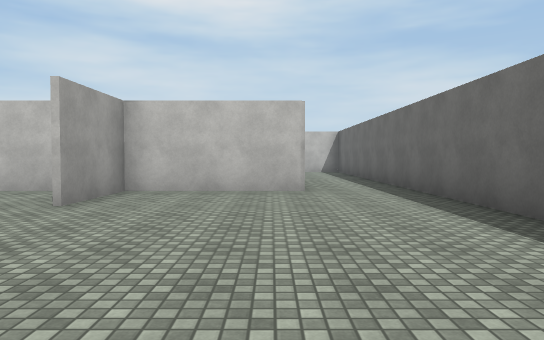
View 1 (above)

24 first-person views from a walk through a 3-D level made in the Unity game engine. The camera is 1.3 m above the floor, tilts 2° down and sees 70° across. The floor is counted in squares, 2.25 m on a side. Each view is taken from the middle of a square. On the plan, view 1 faces up. The plan holds only what a view shows up to about 10 squares ahead; the rest is blank. The place goes on beyond the plan. The player is left out. Surface patterns are stand-ins for the level's own textures.

View 2
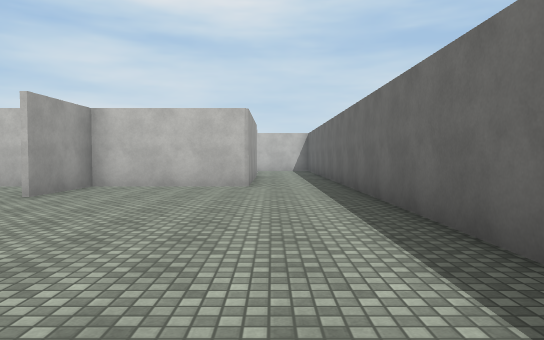

View 3
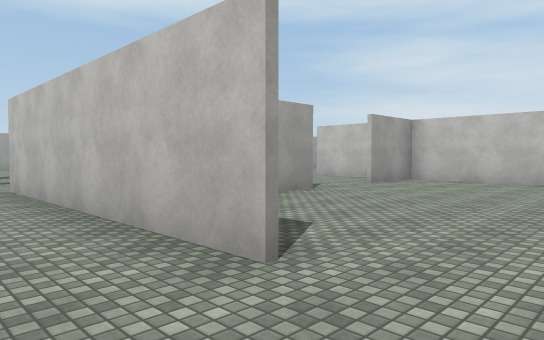

View 4
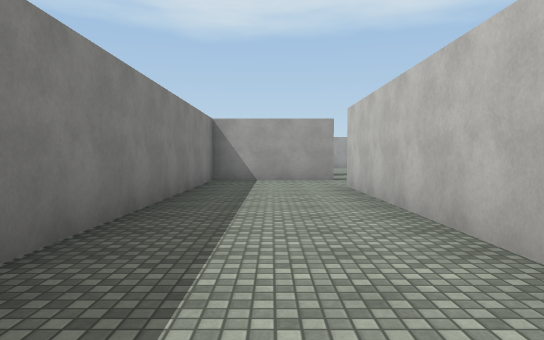

View 5
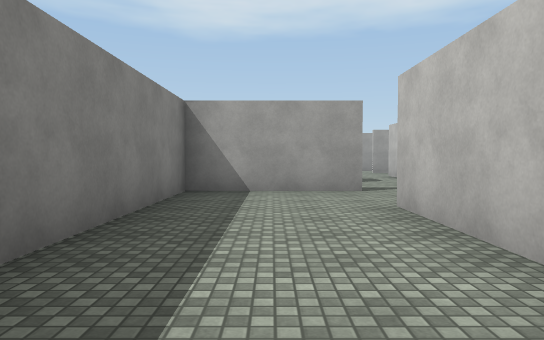

View 6
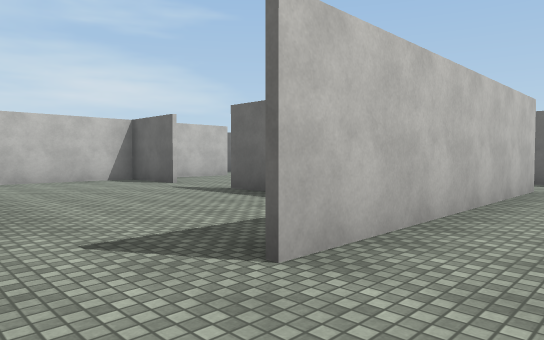

View 7
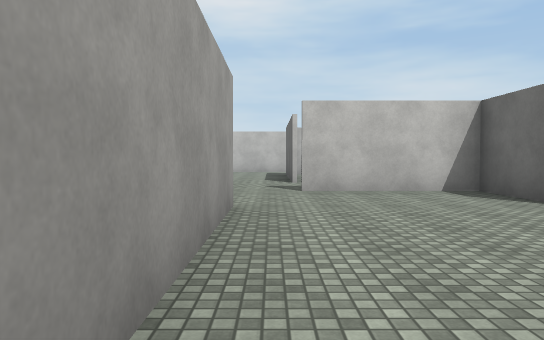

View 8
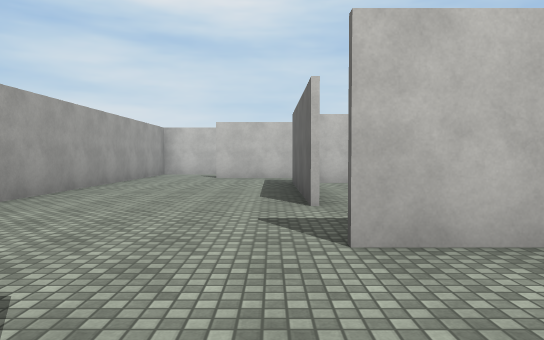

View 9
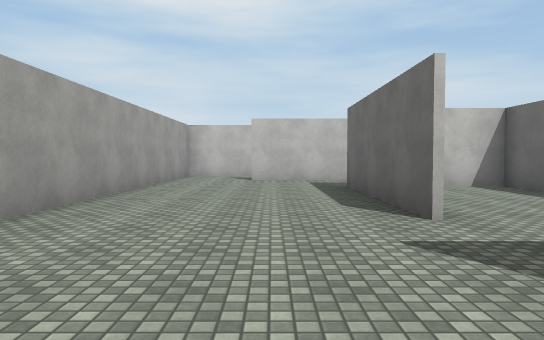

View 10
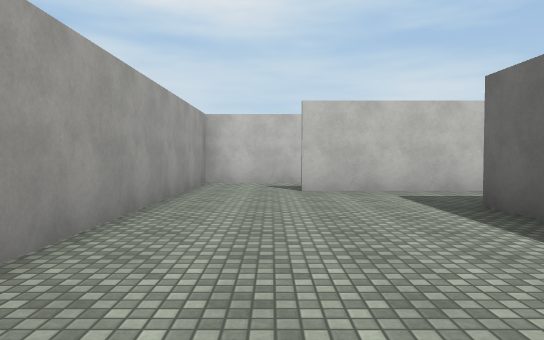

View 11
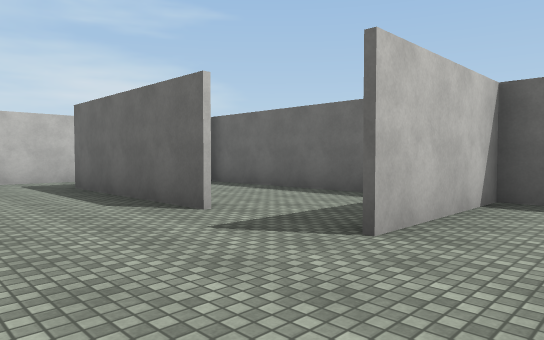

View 12
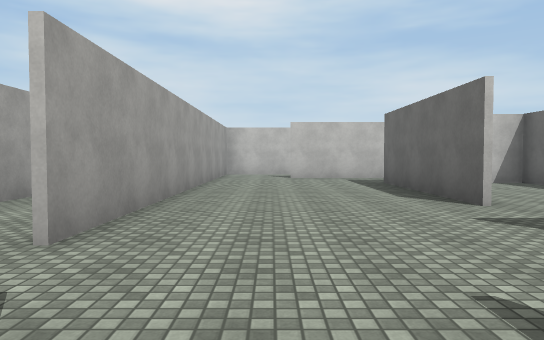

View 13
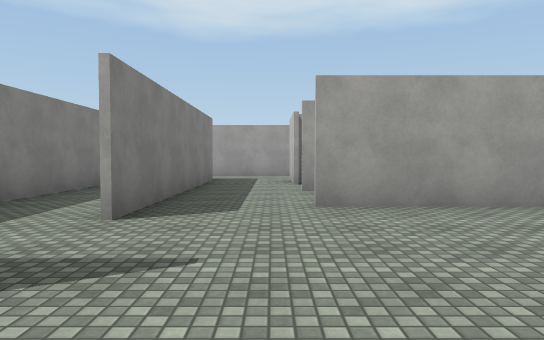

View 14
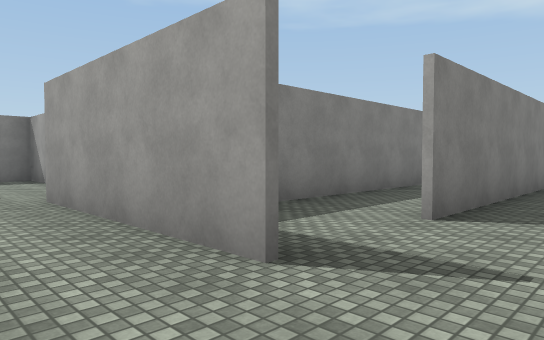

View 15
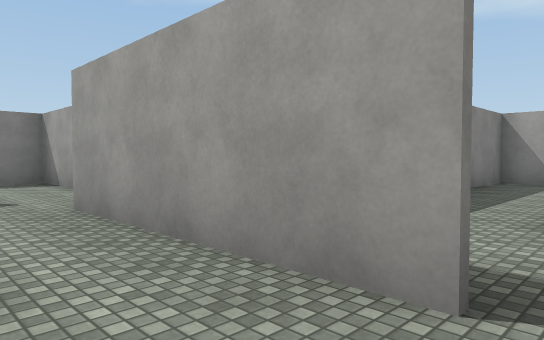

View 16
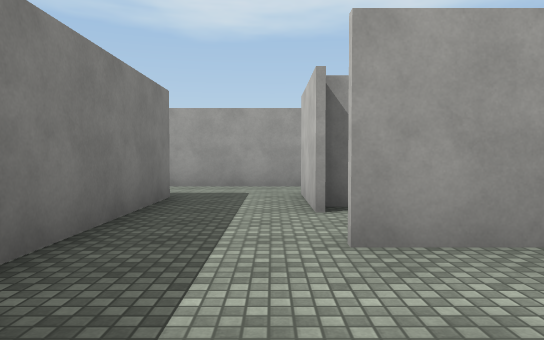

View 17
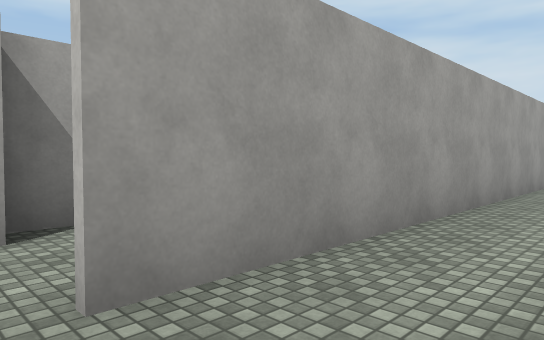

View 18
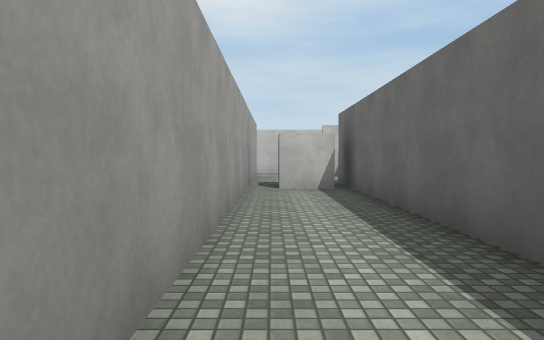

View 19
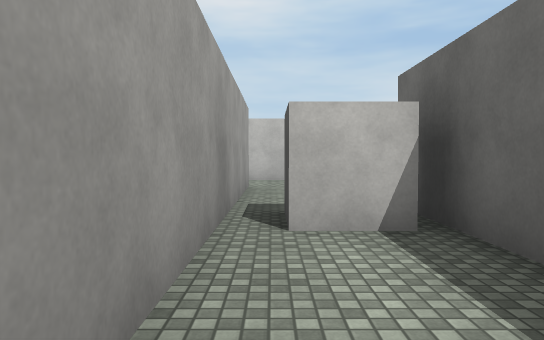

View 20
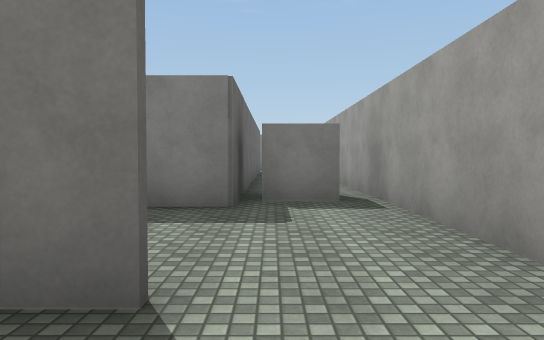

View 21
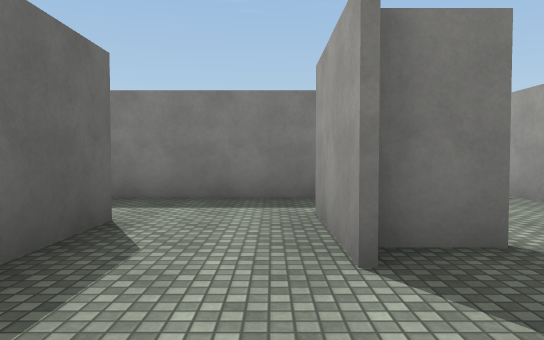

View 22
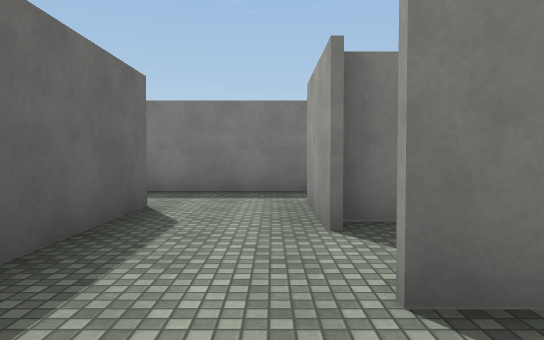

View 23
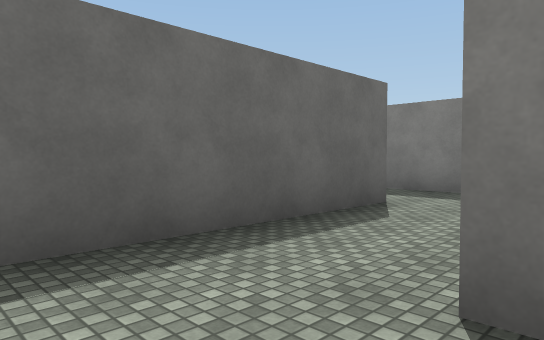

View 24
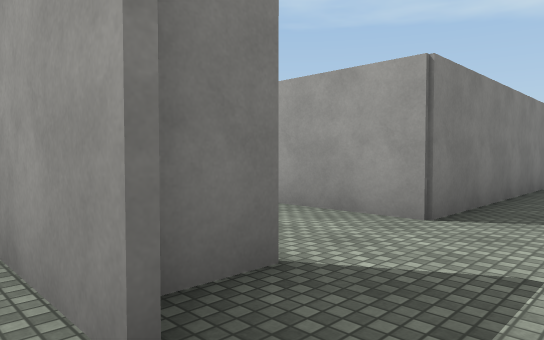

### Floor plan
Points are (right, up) in squares from view 1. A wall is a line through its corners. A room is listed if a view was taken in it or the views show most of it. See-through windows are left out.
Room 1 (view 1)
walls: (-2.4, 6.5) (-2.4, 4.5); (-2.4, 2.5) (-2.4, 1.5); (0.5, 8.9) (0.5, 6.5) (-3, 6.5); (2.5, 1) (2.5, 10.1)
ways out: opening at (-3, 3.5) to room 2; opening at (1.5, -1) to room 2
Room 2 (views 2, 3, 4, 5, 6, 7, 8, 9, 10, 11, 13, 14, 15, 16)
walls: (-6.5, 4.6) (-6.5, 0.5); (-2.5, 4.5) (-2.5, 6.5); (-3, 6.5) (-5.5, 6.5); (-2.5, 1.5) (-2.5, 2.5); (-9.5, 4.5) (-8.5, 4.5); (-5.5, 8.5) (-5.5, 12.5); (-7.5, -1.4) (-7.5, -4.4) (0, -4.4); (0.5, -1.5) (-5.5, -1.5); (-4.4, 14.4) (-7.5, 14.4); (-9.4, 15.4) (-9.4, 6.5); (-8.5, 16.4) (-9.4, 16.4)
ways out: opening at (-3, 3.5) to room 1; opening at (1.5, -1) to room 1; opening at (-8, 5) to room 3; opening at (-10, 6) to room 4; opening at (-5, 8) to room 7; opening at (-8, -0.5); opening at (-8, 16)
Room 3 (view 12)
walls: (-14.5, 2.6) (-8.5, 2.6)
ways out: opening at (-8, 5) to room 2
Room 4 (views 17, 18, 19, 20)
walls: (-11.4, 19.6) (-11.4, 6.5); (-9.5, 10) (-9.5, 16.5); (-10.6, 21.4) (-11.6, 21.4); (-11.5, 4.5) (-9.5, 4.5)
ways out: opening at (-10, 6) to room 2; opening at (-9, 21) to room 6; opening at (-11, 6) to room 8; gap at (-9, 18) to room 9; opening at (-11, 21)
objects: cube (-10, 15) to (-10, 16)
Room 5 (views 21, 22, 23)
walls: (-9.1, 21.5) (-8.5, 21.5); (-6.6, 21.4) (-6.6, 22.6)
ways out: opening at (-8, 22) to room 6
Room 6 (view 24)
walls: (-8.5, 20.1) (-8.5, 18); (-9.6, 19.6) (-8.6, 19.6); (-6.6, 18.5) (-6.6, 21.4)
ways out: opening at (-9, 21) to room 4; opening at (-8, 22) to room 5; opening at (-8, 19.5) to room 9
Room 7 (no view inside)
walls: (-2.5, 8.4) (-2.5, 12.4) (-5, 12.4)
ways out: opening at (-5, 8) to room 2
Room 8 (no view inside)
walls: (-16.4, 6.6) (-16.4, 4); (-14.5, 4.5) (-11.5, 4.5); (-13, 6.5) (-14.9, 6.5)
ways out: opening at (-11, 6) to room 4
Room 9 (no view inside)
walls: (-9.5, 16.5) (-5.5, 16.5)
ways out: gap at (-9, 18) to room 4; opening at (-8, 19.5) to room 6

Where each view was taken, in squares from view 1:
view 1: 0 up, 0 right, facing up
view 2: 1 down, 1 right, facing up
view 3: 3 down, 2 right, facing up-left
view 4: 3 down, 2 right, facing left
view 5: 3 down, 1 left, facing left
view 6: 3 down, 7 left, facing up-right
view 7: 0 up, 6 left, facing up
view 8: 4 up, 6 left, facing up
view 9: 5 up, 7 left, facing up
view 10: 8 up, 8 left, facing up
view 11: 5 up, 8 left, facing up-right
view 12: 4 up, 8 left, facing up
view 13: 6 up, 5 left, facing left
view 14: 6 up, 5 left, facing down-left
view 15: 5 up, 5 left, facing down-left
view 16: 6 up, 9 left, facing left
view 17: 6 up, 10 left, facing up-left
view 18: 8 up, 11 left, facing up
view 19: 12 up, 11 left, facing up
view 20: 21 up, 10 left, facing down
view 21: 22 up, 8 left, facing down
view 22: 23 up, 8 left, facing down
view 23: 23 up, 9 left, facing down-right
view 24: 21 up, 8 left, facing down-left
